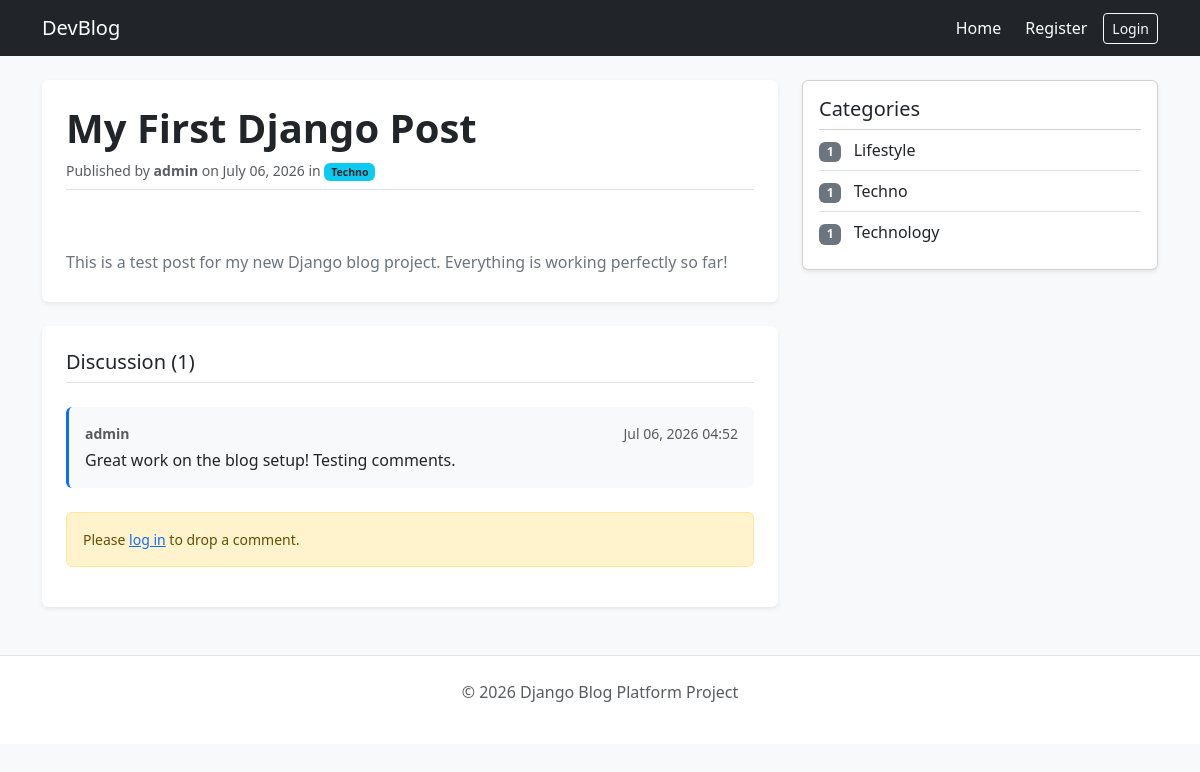
The page /post/my-first-django-post/ on the database its author committed.
### blog/models.py (models this page shows, shortened)
class Post(models.Model):
    STATUS_CHOICES = [
        ('draft', 'Draft'),
        ('published', 'Published'),
    ]
    title = models.CharField(max_length=200)
    slug = models.SlugField(max_length=200, unique=True)
    author = models.ForeignKey(User, on_delete=models.CASCADE, related_name='posts')
    category = models.ForeignKey(Category, on_delete=models.SET_NULL, null=True, blank=True, related_name='posts')
    content = models.TextField()
    excerpt = models.TextField(max_length=300, blank=True)
    cover_image = models.ImageField(upload_to='post_images/', blank=True)
    status = models.CharField(max_length=10, choices=STATUS_CHOICES, default='draft')
    created_at = models.DateTimeField(auto_now_add=True)
    updated_at = models.DateTimeField(auto_now=True)
    published_at = models.DateTimeField(null=True, blank=True)
    class Meta:
        ordering = ['-published_at', '-created_at'] # Newest first

class Category(models.Model):
    name = models.CharField(max_length=100, unique=True)
    slug = models.SlugField(max_length=100, unique=True)
    description = models.TextField(blank=True)
    created_at = models.DateTimeField(auto_now_add=True)
    class Meta:
        verbose_name_plural = 'categories'
        ordering = ['name']

class Comment(models.Model):
    post = models.ForeignKey(Post, on_delete=models.CASCADE, related_name='comments')
    author = models.ForeignKey(User, on_delete=models.CASCADE, related_name='comments')
    body = models.TextField(max_length=1000)
    created_at = models.DateTimeField(auto_now_add=True)
    is_active = models.BooleanField(default=True) # For moderation
    class Meta:
        ordering = ['created_at'] # Oldest comment first

### blog/views.py (the view)
# urls.py: path('post/<slug:slug>/', PostDetailView.as_view(), name='post_detail'),
class PostDetailView(DetailView):
    model = Post
    template_name = 'blog/post_detail.html'
    context_object_name = 'post'
    def get_context_data(self, **kwargs):
        context = super().get_context_data(**kwargs)
        context['categories'] = Category.objects.all()
        context['comments'] = self.object.comments.filter(is_active=True)
        return context

### blog/templates/blog/post_detail.html (shortened to what this page needs)
{% extends 'blog/base.html' %}
{% block content %}
    <article class="bg-white p-4 rounded shadow-sm mb-4">
        <h1 class="fw-bold mb-2">{{ post.title }}</h1>
        <div class="text-muted small mb-4 pb-2 border-bottom">
            Published by <strong>{{ post.author.username }}</strong> on {{ post.published_at|date:"F d, Y" }}
            {% if post.category %}
                in <span class="badge bg-info text-dark">{{ post.category.name }}</span>
            {% endif %}
        </div>
        <div class="lh-lg text-secondary" style="white-space: pre-line;">
            {{ post.content }}
        </div>
    </article>
    <section class="bg-white p-4 rounded shadow-sm">
        <h3 class="h5 mb-4 border-bottom pb-2">Discussion ({{ comments.count }})</h3>
        {% for comment in comments %}
            <div class="mb-3 p-3 bg-light rounded border-start border-primary border-3">
                <div class="d-flex justify-content-between text-muted small mb-1">
                    <strong>{{ comment.author.username }}</strong>
                    <span>{{ comment.created_at|date:"M d, Y H:i" }}</span>
                </div>
                <p class="mb-0 text-dark">{{ comment.body }}</p>
            </div>
        {% empty %}
            <p class="text-muted small">No comments posted yet.</p>
        {% endfor %}
        {% if user.is_authenticated %}
            <form action="{% url 'add_comment' post.slug %}" method="POST" class="mt-4 pt-3 border-top">
                {% csrf_token %}
                <div class="mb-3">
                    <label for="body" class="form-label font-weight-bold small">Join the conversation:</label>
                    <textarea name="body" id="body" rows="3" class="form-control" placeholder="Write your comment here..." required></textarea>
                </div>
                <button type="submit" class="btn btn-dark btn-sm">Submit Comment</button>
            </form>
        {% else %}
            <div class="alert alert-warning small mt-4">
                Please <a href="/admin/login/?next={{ request.path }}">log in</a> to drop a comment.
            </div>
        {% endif %}
    </section>
{% endblock %}

### blog/templates/blog/base.html (shortened to what this page needs)
<!DOCTYPE html>
<html lang="en">
<head>
    <link href="https://cdn.jsdelivr.net/npm/bootstrap@5.3.0/dist/css/bootstrap.min.css" rel="stylesheet">
</head>
<body class="bg-light">
    <nav class="navbar navbar-expand-lg navbar-dark bg-dark mb-4">
        <div class="container">
            <a class="navbar-brand" href="{% url 'blog_home' %}">DevBlog</a>
            <div class="navbar-nav ms-auto">
                <a class="nav-link text-white me-2" href="{% url 'blog_home' %}">Home</a>
                {% if user.is_authenticated %}
                    <a class="nav-link text-white me-2" href="{% url 'post_create' %}">+ New Post</a>
                    <span class="nav-link text-white me-3">Welcome, {{ user.username }}</span>
                    <a class="btn btn-outline-light btn-sm my-auto" href="/accounts/logout/">Logout</a>
                {% else %}
                    <a class="nav-link text-white me-2" href="{% url 'register' %}">Register</a>
                    <a class="btn btn-outline-light btn-sm my-auto" href="/accounts/login/">Login</a>
                {% endif %}
            </div>
        </div>
    </nav>
    <div class="container">
        <div class="row">
            <div class="col-md-8">
                {% block content %}{% endblock %}
            </div>
            <div class="col-md-4">
                <div class="card p-3 mb-4 shadow-sm">
                    <h5>Categories</h5>
                    <ul class="list-group list-group-flush">
                        {% for cat in categories %}
                            <li class="list-group-item bg-transparent px-0">
                                <span class="badge bg-secondary me-2">{{ cat.posts.count }}</span>
                                {{ cat.name }}
                            </li>
                        {% empty %}
                            <li class="list-group-item bg-transparent px-0 text-muted">No categories yet.</li>
                        {% endfor %}
                    </ul>
                </div>
            </div>
        </div>
    </div>
    <footer class="text-center text-muted py-4 mt-5 border-top bg-white">
        <p>&copy; 2026 Django Blog Platform Project</p>
    </footer>
</body>
</html>

### rows shown on the page
Post: title "My First Django Post", author.username "admin", published_at "July 06, 2026", category.name "Techno", content "This is a test post for my new Django blog project. Everything is working perfectly so far!"
Comment: author.username "admin", created_at "Jul 06, 2026 04:52", body "Great work on the blog setup! Testing comments."
Category: posts.count "1", name "Lifestyle"
Category: posts.count "1", name "Techno"
Category: posts.count "1", name "Technology"

### other values the page prints
{{ comments.count }} "1"
